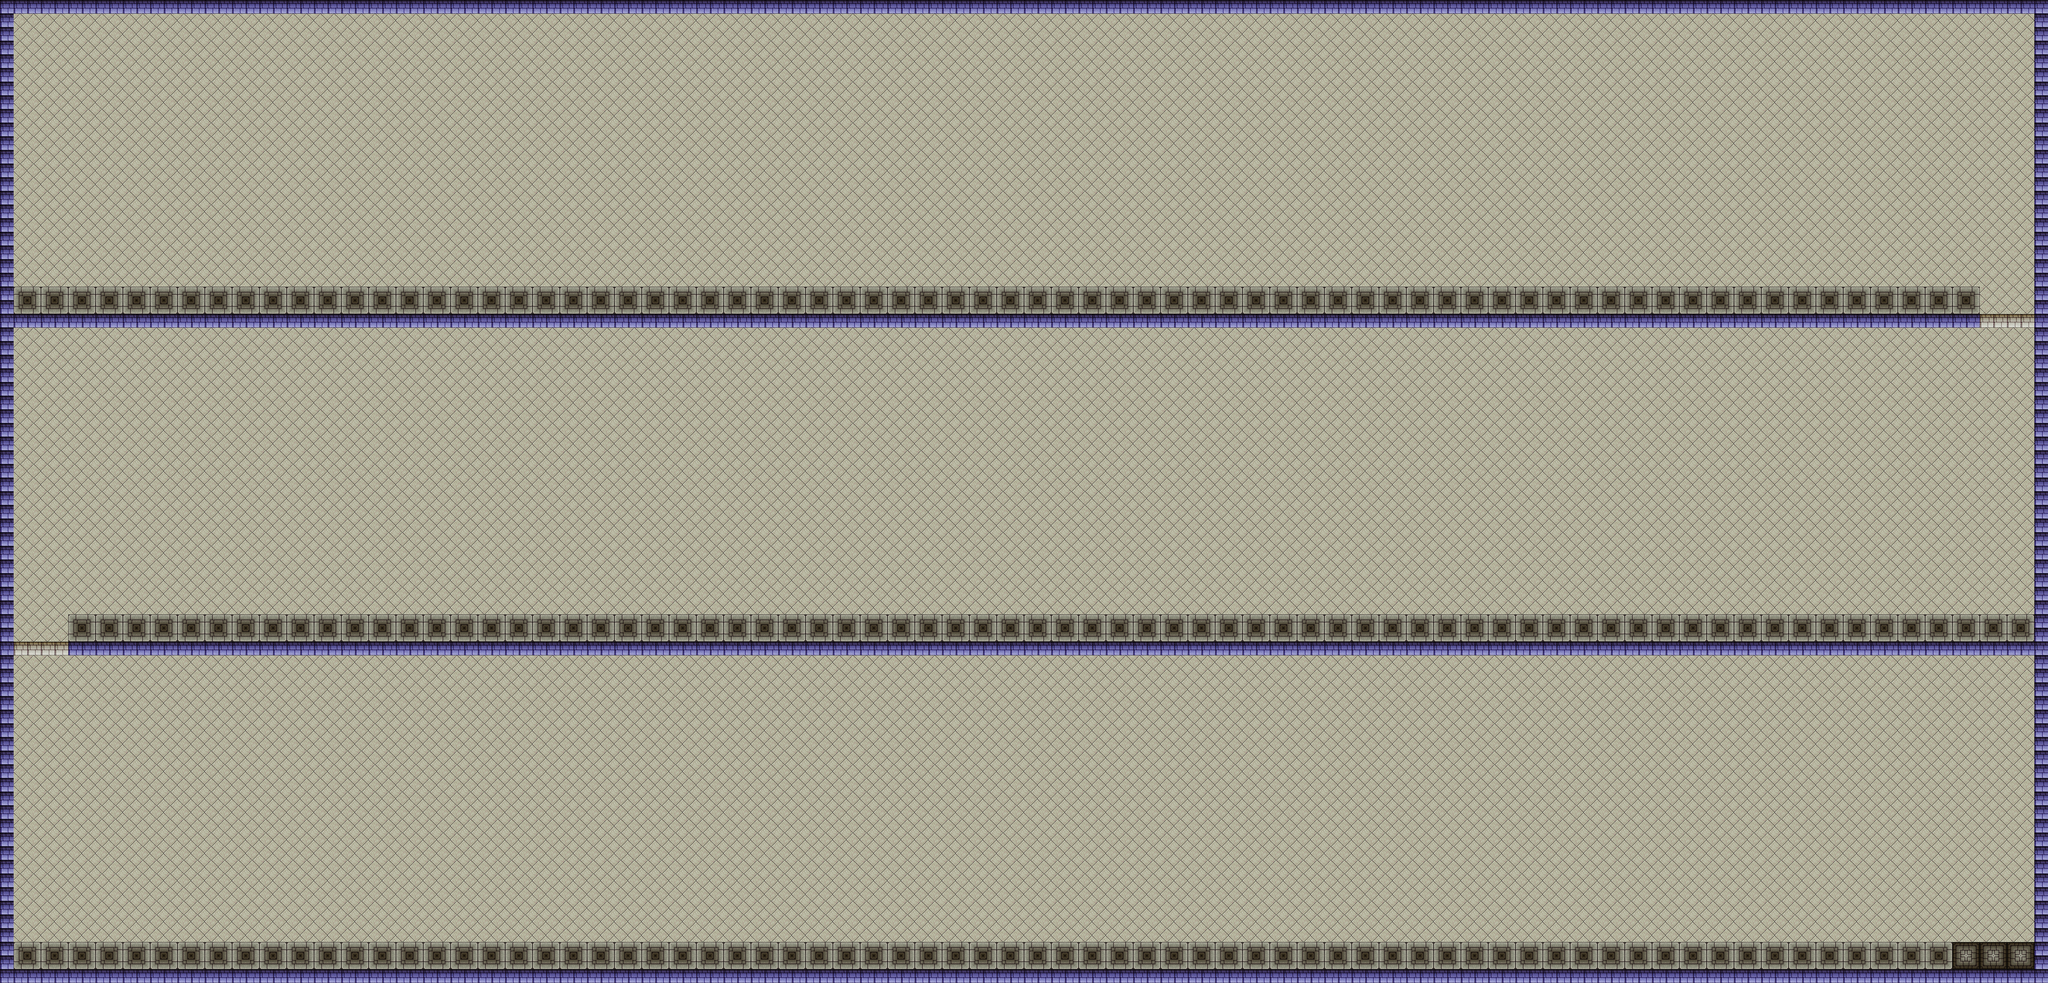

A level layout from a 2D game, rendered from its tile map. Below: a short description, then the map file with tile-grid data replaced by summaries:
An orthogonal 150x72 tile map with 32x32 px tiles, 1 tile layer (Capa de Patrones 1).

<map version="1.0" orientation="orthogonal" width="150" height="72" tilewidth="32" tileheight="32">
 <tileset firstgid="1" name="walls1_0" tilewidth="32" tileheight="32">
  <image source="../images/walls1_0.png" width="448" height="512" />
 </tileset>
 <layer name="Capa de Patrones 1" width="150" height="72">
  <data>[10800 cells, 10800 non-empty, 12 distinct tile ids]</data>
 </layer>
</map>
